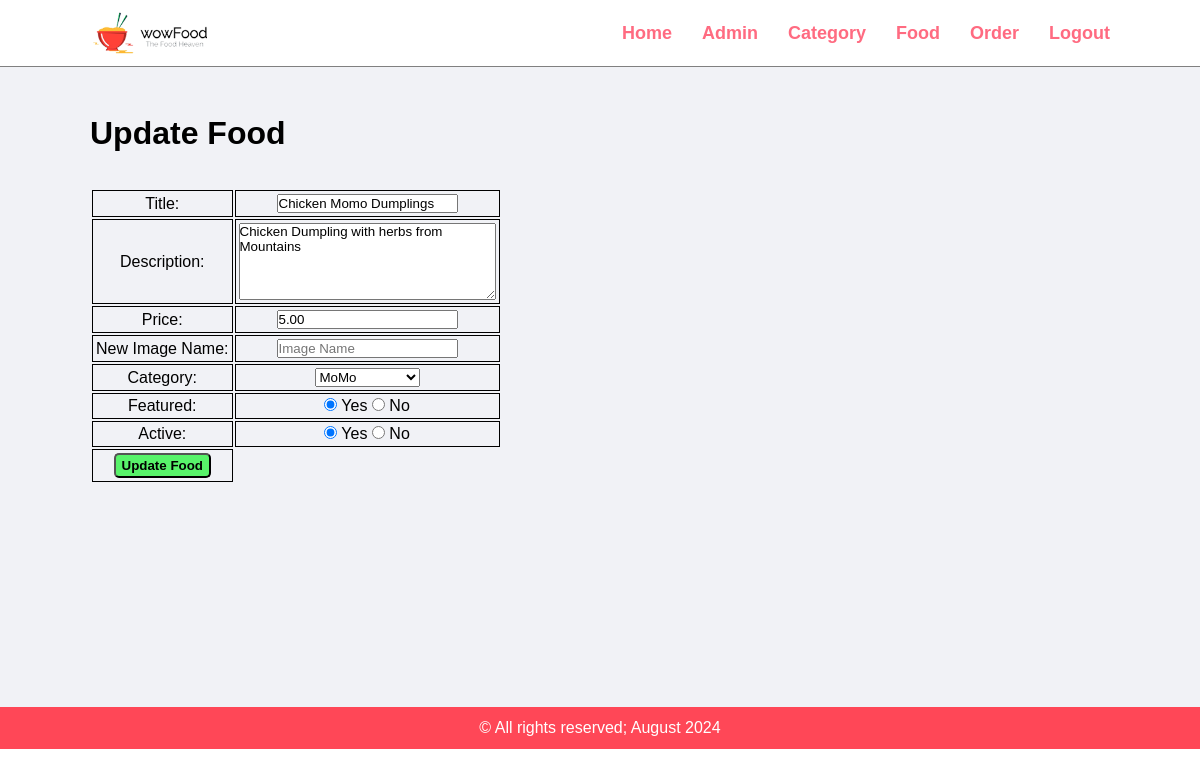
The page /food-admin/admin/update-food.php?id=3 (signed in) on the database as committed earlier.
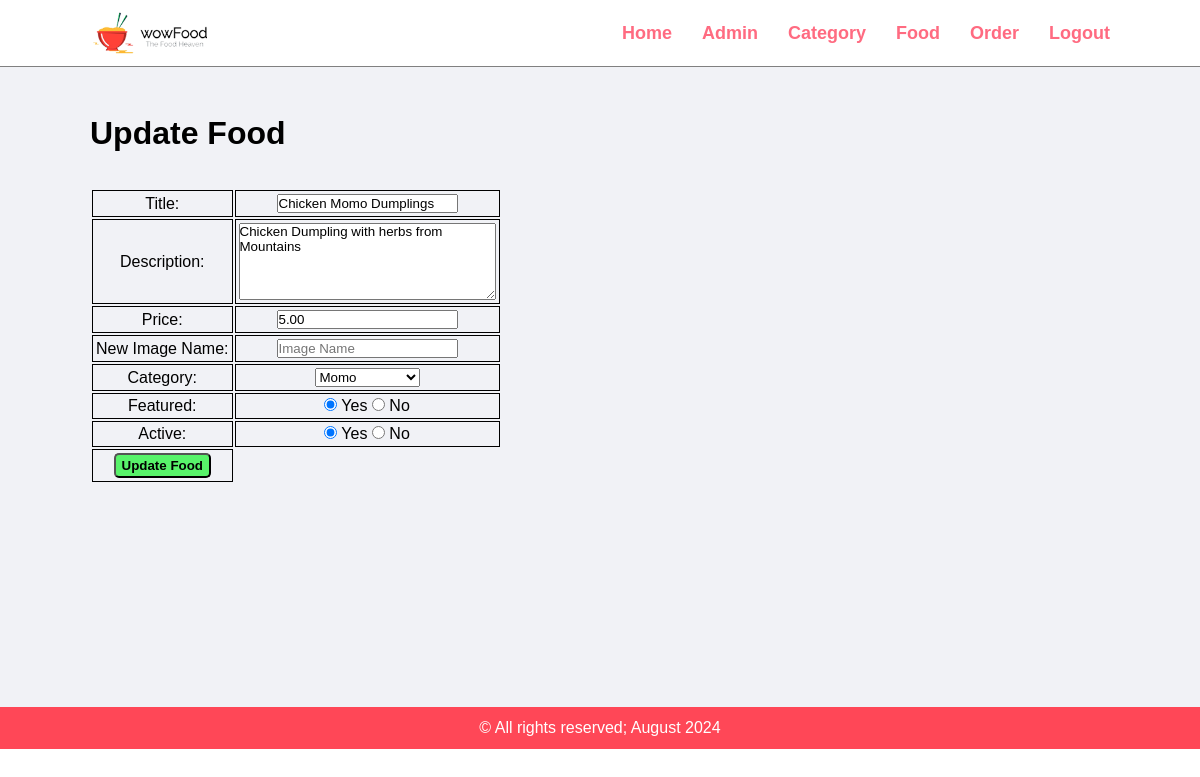
The same page on the database as committed later.
### tables this page shows
CREATE TABLE `tbl_food` (
  `id` int(10) UNSIGNED NOT NULL,
  `title` varchar(100) NOT NULL,
  `description` text NOT NULL,
  `price` decimal(10,2) NOT NULL,
  `image_name` varchar(255) NOT NULL,
  `category_id` int(10) UNSIGNED NOT NULL,
  `featured` varchar(10) NOT NULL,
  `active` varchar(10) NOT NULL
);

CREATE TABLE `tbl_category` (
  `id` int(10) UNSIGNED NOT NULL,
  `title` varchar(100) NOT NULL,
  `image_name` varchar(255) NOT NULL,
  `featured` varchar(10) NOT NULL,
  `active` varchar(10) NOT NULL
);

### food-admin/admin/update-food.php (the view, shortened to what this page needs)
<?php include('partials/menu.php'); ?>
<?php
    if(isset($_GET['id']))
    {
        $id = $_GET['id'];
        $sql2 = "SELECT * FROM tbl_food WHERE id=$id";
        $res2 = mysqli_query($conn, $sql2);
        $row2 = mysqli_fetch_assoc($res2);
        $title = $row2['title'];
        $description = $row2['description'];
        $price = $row2['price'];
        $current_category = $row2['category_id'];
        $featured = $row2['featured'];
        $active = $row2['active'];
    }
    else
    {
        header('location:'.SITEURL.'admin/manage-food.php');
    }
?>
<div class="main-content">
    <div class="wrapper">
        <h1>Update Food</h1>
        <br><br>
        <form action="" method="POST">
            <table class="tbl-30">
                <tr>
                    <td>Title: </td>
                    <td>
                        <input type="text" name="title" value="<?php echo $title; ?>">
                    </td>
                </tr>
                <tr>
                    <td>Description: </td>
                    <td>
                        <textarea name="description" cols="30" rows="5"><?php echo $description; ?></textarea>
                    </td>
                </tr>
                <tr>
                    <td>Price: </td>
                    <td>
                        <input type="number" name="price" value="<?php echo $price; ?>">
                    </td>
                </tr>
                <tr>
                    <td>New Image Name: </td>
                    <td>
                        <input type="text" name="image_name" placeholder="Image Name">
                    </td>
                </tr>
                <tr>
                    <td>Category: </td>
                    <td>
                        <select name="category">
                            <?php
                                $sql = "SELECT * FROM tbl_category WHERE active='Yes'";
                                $res = mysqli_query($conn, $sql);
                                $count = mysqli_num_rows($res);
                                if($count>0)
                                {
                                    while($row=mysqli_fetch_assoc($res))
                                    {
                                        $category_title = $row['title'];
                                        $category_id = $row['id'];
                                        ?>
                                        <option <?php if($current_category==$category_id){echo "selected";} ?> value="<?php echo $category_id; ?>"><?php echo $category_title; ?></option>
                                        <?php
                                    }
                                }
                                else
                                {
                                    echo "<option value='0'>Category Not Available.</option>";
                                }
                            ?>
                        </select>
                    </td>
                </tr>
                <tr>
                    <td>Featured: </td>
                    <td>
                        <input <?php if($featured=="Yes") {echo "checked";} ?> type="radio" name="featured" value="Yes"> Yes
                        <input <?php if($featured=="No") {echo "checked";} ?> type="radio" name="featured" value="No"> No
                    </td>
                </tr>
                <tr>
                    <td>Active: </td>
                    <td>
                        <input <?php if($active=="Yes") {echo "checked";} ?> type="radio" name="active" value="Yes"> Yes
                        <input <?php if($active=="No") {echo "checked";} ?> type="radio" name="active" value="No"> No
                    </td>
                </tr>
                <tr>
                    <td>
                        <input type="submit" name="submit" value="Update Food" class="btn-secondary">
                    </td>
                </tr>
            </table>
        </form>
    </div>
</div>
<?php include('partials/footer.php'); ?>

Rows that differ between the two databases and show on the page:
changed through a linked row, tbl_food "Chicken Momo Dumplings": category "MoMo" → "Momo"
